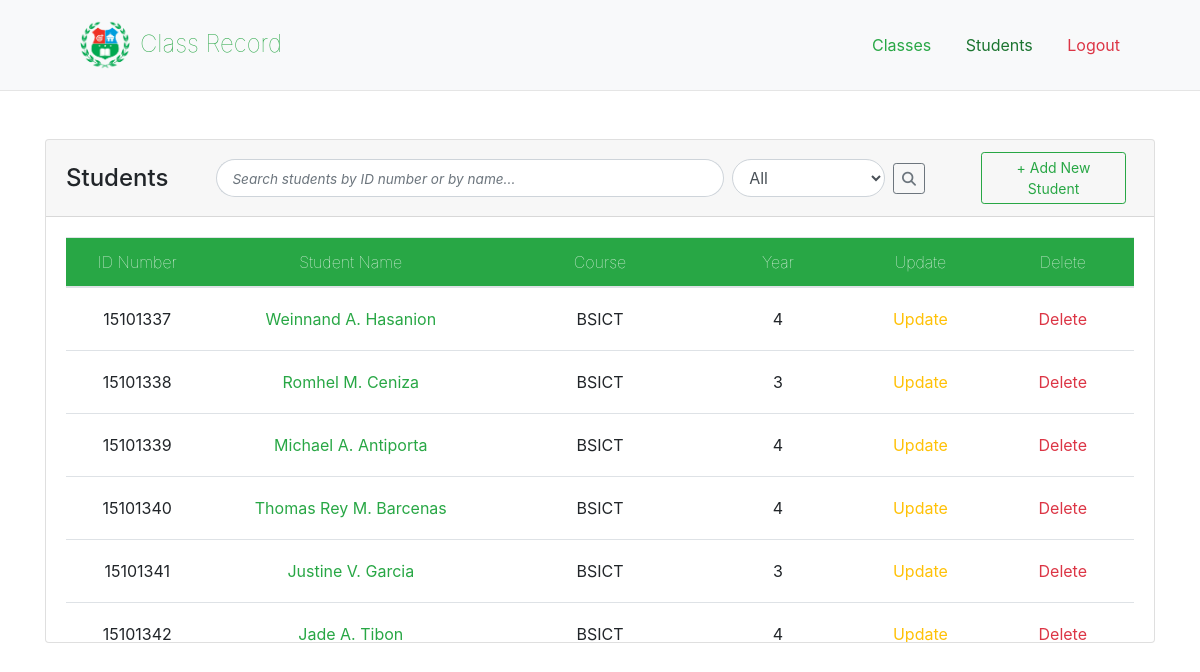
Page /students.php on the committed database.
### tables this page shows
CREATE TABLE `students` (
  `id_num` int(11) NOT NULL,
  `fname` varchar(20) NOT NULL DEFAULT 'NULL',
  `lname` varchar(20) NOT NULL DEFAULT 'NULL',
  `course` varchar(10) DEFAULT NULL,
  `yearlvl` int(11) DEFAULT NULL,
  `m_init` char(2) DEFAULT NULL
);

### students.php (the view, shortened to what this page needs)
<?php require "connect.php" ?>
<!doctype html>
<html lang="en">
  <head>
    <link rel="stylesheet" href="https://stackpath.bootstrapcdn.com/bootstrap/4.3.1/css/bootstrap.min.css">
  </head>
  <body>
    <header class="bg-light">
        <h4 class="text-success font-weight-lighter"><img src="icon/logo.png" width="50" height="50" alt="">Class Record</h4>
        <nav class="mynav">
            <ul>
                <li><a href="index.php" class="text-success">Classes</a></li>
                <li><a href="students.php" class="text-success active">Students</a></li>
                <li><a href="#" class="text-danger" id="logoutBtn">Logout</a></li>
            </ul>
        </nav>
    </header>
    <hr>
    <div class="container mt-5 navCards activeCard" id="studentCard">
        <div class="card">
            <div class="card-header">
                <h4 class="card-title d-inline">Students</h4>
                <div class="input-group ml-5 mr-2">
                    <input type="text" class="form-control form-control-no-border rounded-l" id="searchInput" placeholder="Search students by ID number or by name...">
                    <div class="input-group-append">
                        <span class="input-group-text rounded-r"></span>
                    </div>
                </div>
                <select id="courseFilter" class="form-control form-select mr-2">
                    <option class="courseFilter" value="All" selected>All</option>
                </select>
                <button class="btn btn-outline-secondary btn-sm mr-5" id="searchbtn"><i class="fas fa-search"></i></button>
                <button class="btn btn-outline-success btn-sm mx-2 float-right" id="addNewStudent" data-toggle="modal" data-target="#addStudentModal">+ Add New Student</button>
            </div>
            <div class="card-body fixedBody">
                <table class="table" id="table">
                    <thead class="bg-success text-white text-center">
                        <tr class="asdf">
                            <th style="width: 10%">ID Number</th>
                            <th style="width: 20%">Student Name</th>
                            <th style="width: 15%">Course</th>
                            <th style="width: 10%">Year</th>
                            <th style="width: 10%">Update</th>
                            <th style="width: 10%">Delete</th>
                        </tr>
                    </thead>
                    <tbody class="text-center">
                        <?php
                            $sql = "SELECT * FROM students";
                            $query = mysqli_query($con, $sql);
                            while($row=mysqli_fetch_assoc($query)){
                        ?>
                        <tr class="tr">
                            <td><?php echo $row["id_num"] ?></td>
                            <td><a href="studyload.php?id=<?php echo $row["id_num"] ?>" class="btn btn-link text-success searchname" data-toggle="tooltip" data-placement="top" title="View grades"><?php echo $row["fname"]." ".$row["m_init"].". ".$row["lname"] ?></a></td>
                            <td class="coursesearch"><?php echo $row["course"] ?></td>
                            <td><?php echo $row["yearlvl"] ?></td>
                            <td><a href="update.php?id=<?php echo $row["id_num"] ?>" class="btn btn-link text-warning">Update</a></td>
                            <td><button class="btn btn-link text-danger deleteStudentBtn" href="#" id="<?php echo $row['id_num'] ?>">Delete</button></td>
                        </tr>
                        <?php
                            }
                        ?>
                    </tbody>
                </table>
            </div>
        </div>
    </div>
  </body>
</html>

### students.php (style rules this page uses)
header { display: flex; padding: 20px 80px; justify-content: space-between; align-items: center; }
h4 { margin: 0 !important; }
header > h4 > img { margin-right: 10px; }
.mynav > ul { list-style: none; margin: 0; }
.mynav > ul > li { display: inline; padding-left: 30px; }
.mynav > ul > li > a.active { filter: brightness(70%); }
hr { margin: 0; }
.card-header { display: flex; justify-content: space-between; align-items: center; }
.fixedBody { max-height: 425px; overflow-y: auto; }
.navCards { display: none; }
.activeCard { display: block; }
.asdf > th { font-weight: lighter; }
.table td { vertical-align: middle !important; }
.rounded-l { border-radius: 25px 25px 0; border-right: 0; padding-left: 15px; }
.rounded-l::placeholder { font-size: .85rem; font-style: italic; }
.rounded-r { border-radius: 25px; background-color: white; border-left: 0; }
#addNewStudent { flex: 1; }
.input-group.ml-5 { flex: 4; }
.card-title.d-inline { flex: 0; }
.form-control.form-select { flex: 1; border-radius: 25px; }

### rows in the picture
students: id_num "15101337", fname "Weinnand", m_init "A", lname "Hasanion", course "BSICT", yearlvl "4"
students: id_num "15101338", fname "Romhel", m_init "M", lname "Ceniza", course "BSICT", yearlvl "3"
students: id_num "15101339", fname "Michael", m_init "A", lname "Antiporta", course "BSICT", yearlvl "4"
students: id_num "15101340", fname "Thomas Rey", m_init "M", lname "Barcenas", course "BSICT", yearlvl "4"
students: id_num "15101341", fname "Justine", m_init "V", lname "Garcia", course "BSICT", yearlvl "3"
students: id_num "15101342", fname "Jade", m_init "A", lname "Tibon", course "BSICT", yearlvl "4"
